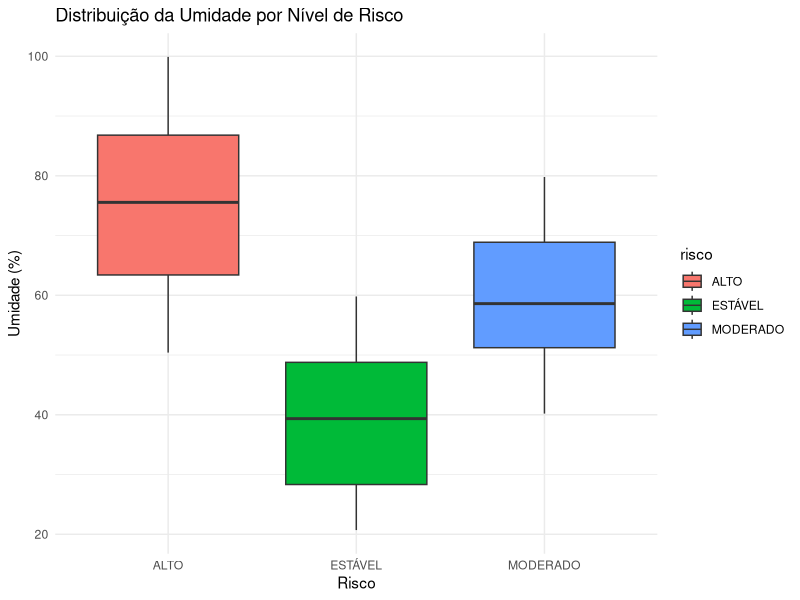
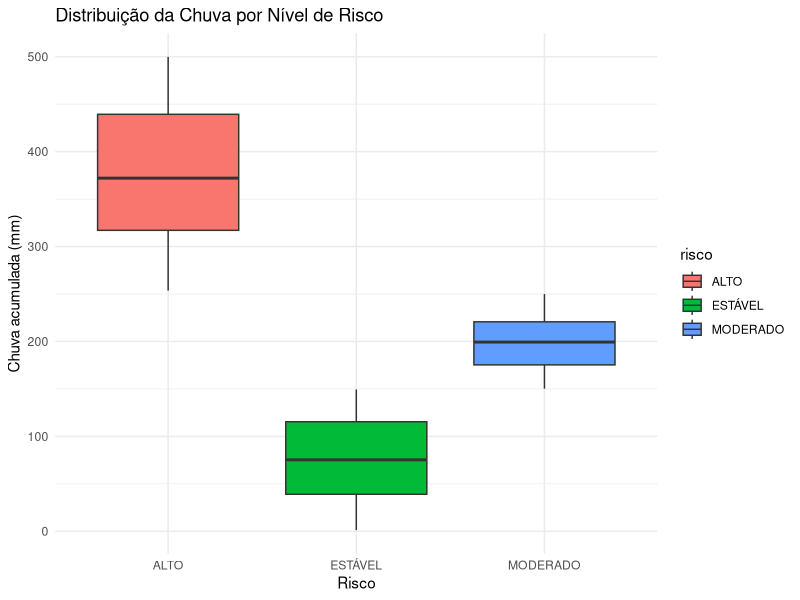
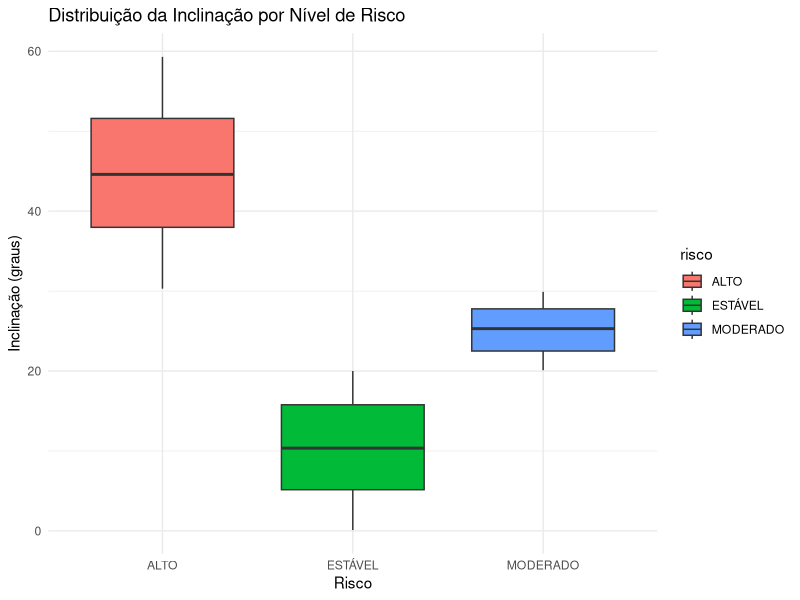
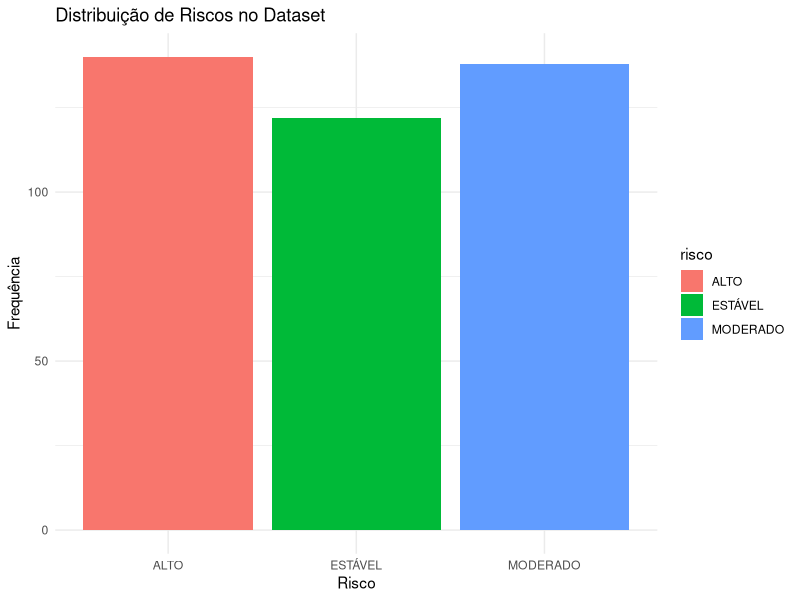
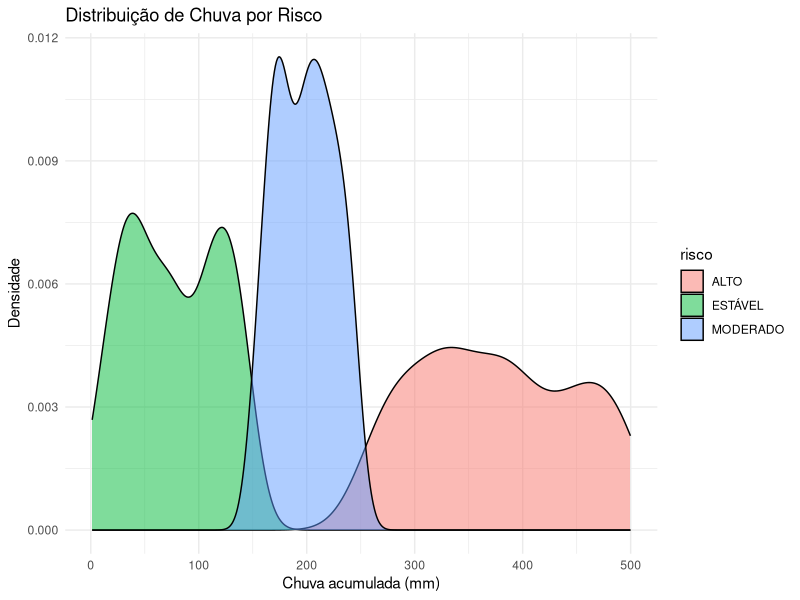
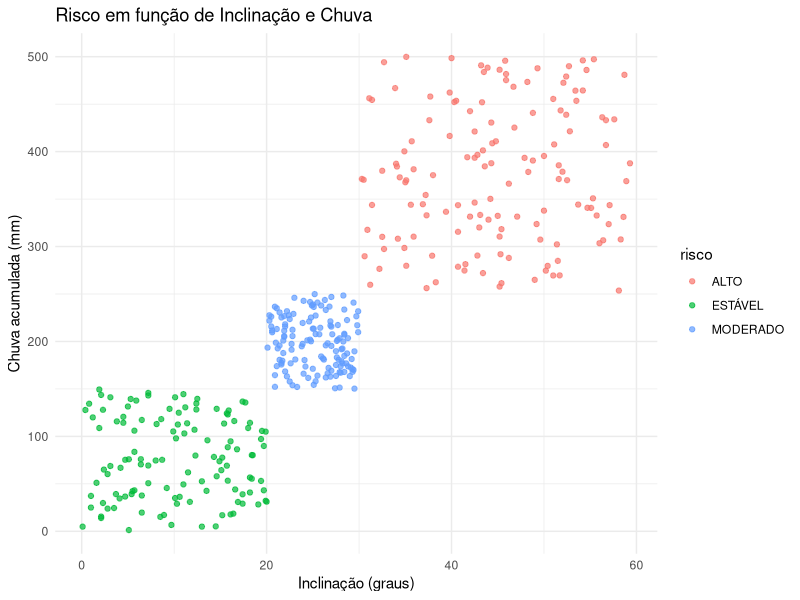

Write the R code that produced these figures, in order.
# Carrega bibliotecas
library(ggplot2)
library(dplyr)
library(readr)

# Lê o dataset
df <- read_csv("Dataset_Modelo.csv")

# Boxplot: Umidade por risco
ggplot(df, aes(x = risco, y = umidade, fill = risco)) +
  geom_boxplot() +
  theme_minimal() +
  labs(title = "Distribuição da Umidade por Nível de Risco", y = "Umidade (%)", x = "Risco")

# Boxplot: Chuva por risco
ggplot(df, aes(x = risco, y = chuva_mm, fill = risco)) +
  geom_boxplot() +
  theme_minimal() +
  labs(title = "Distribuição da Chuva por Nível de Risco", y = "Chuva acumulada (mm)", x = "Risco")

# Boxplot: Inclinação por risco
ggplot(df, aes(x = risco, y = inclinacao, fill = risco)) +
  geom_boxplot() +
  theme_minimal() +
  labs(title = "Distribuição da Inclinação por Nível de Risco", y = "Inclinação (graus)", x = "Risco")

# Gráfico de barras: Frequência de risco
ggplot(df, aes(x = risco, fill = risco)) +
  geom_bar() +
  theme_minimal() +
  labs(title = "Distribuição de Riscos no Dataset", x = "Risco", y = "Frequência")

# Densidade de chuva por risco
ggplot(df, aes(x = chuva_mm, fill = risco)) +
  geom_density(alpha = 0.5) +
  theme_minimal() +
  labs(title = "Distribuição de Chuva por Risco", x = "Chuva acumulada (mm)", y = "Densidade")

# Dispersão: Inclinação vs Chuva por risco
ggplot(df, aes(x = inclinacao, y = chuva_mm, color = risco)) +
  geom_point(alpha = 0.7) +
  theme_minimal() +
  labs(title = "Risco em função de Inclinação e Chuva", x = "Inclinação (graus)", y = "Chuva acumulada (mm)")

